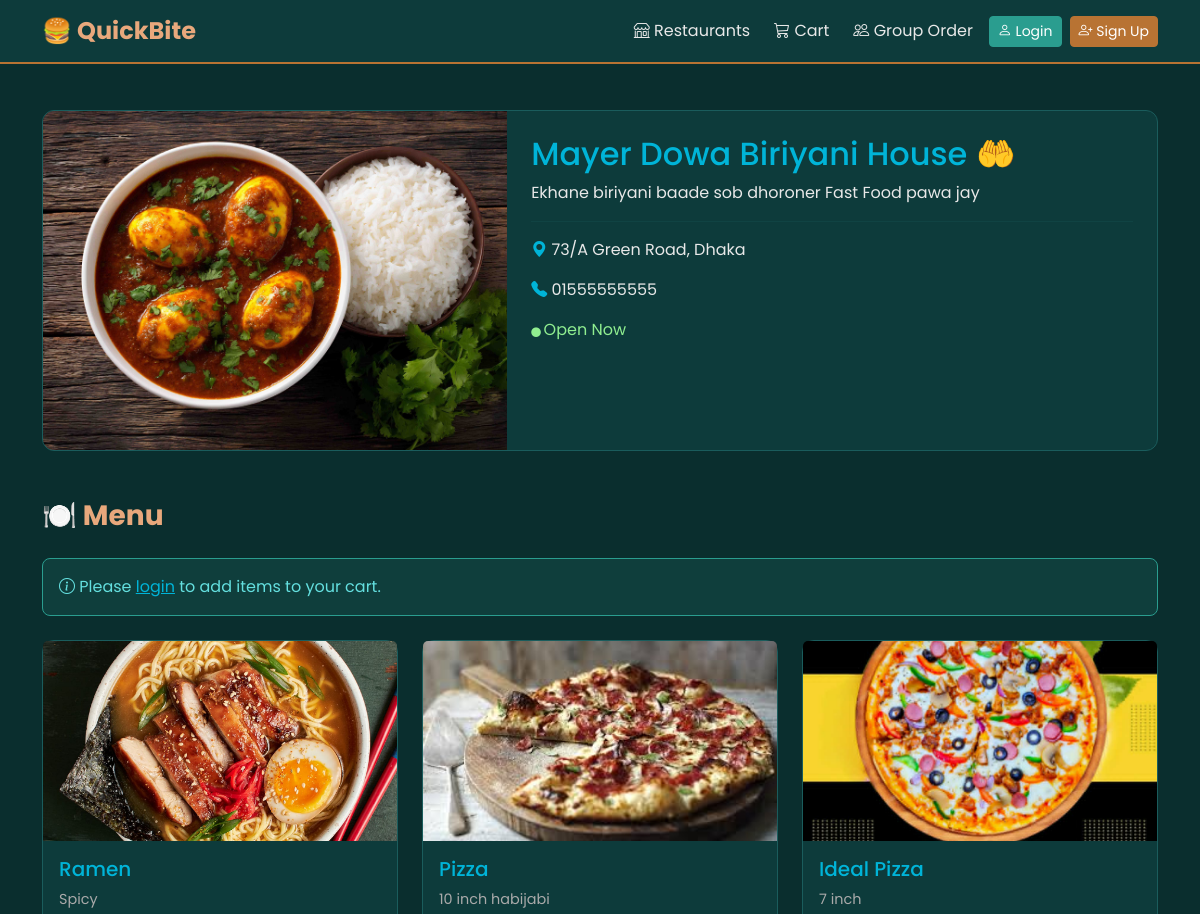
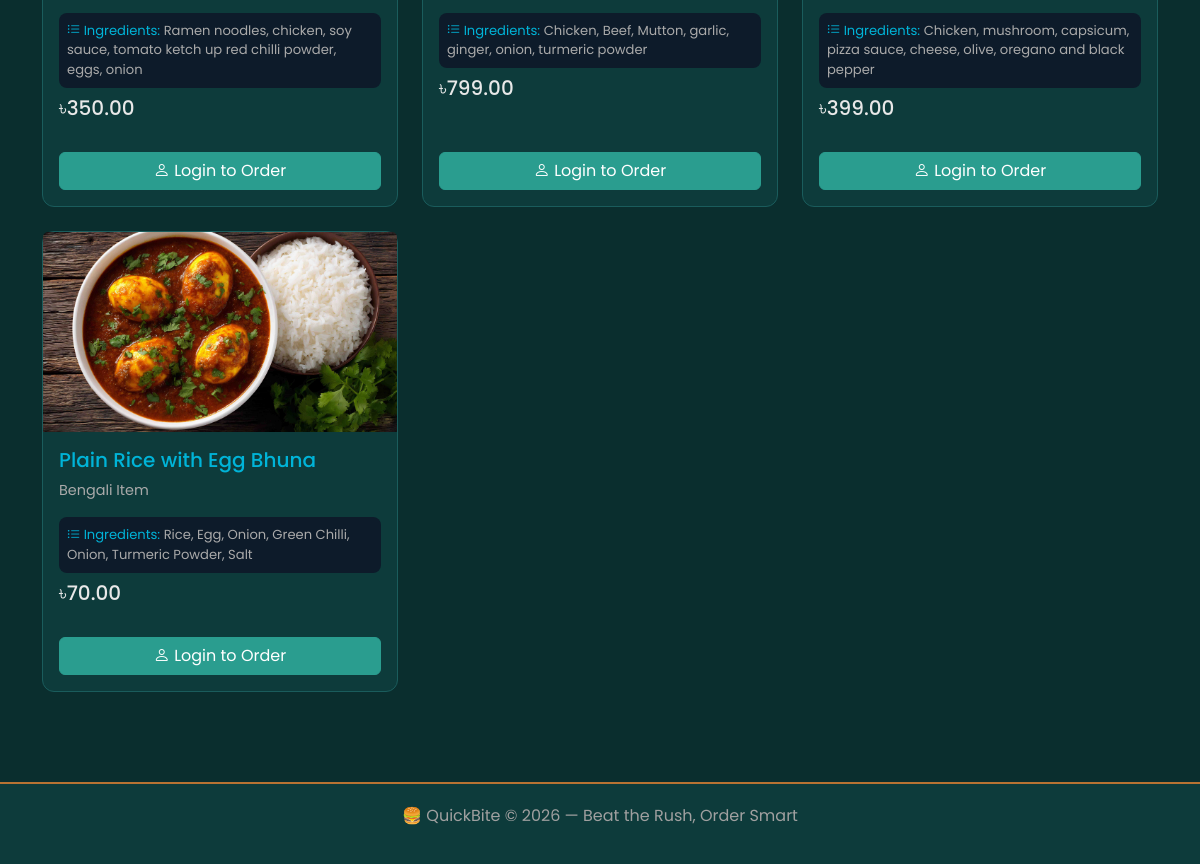
Screenshot of /restaurants/7/ with the database file from the repository (2 pictures, top to bottom).
### restaurants/models.py (models this page shows, shortened)
class Restaurant(models.Model):
    owner = models.OneToOneField(
        settings.AUTH_USER_MODEL,
        on_delete=models.CASCADE,
        related_name='restaurant'
    )
    name = models.CharField(max_length=100)
    description = models.TextField()
    image = models.ImageField(upload_to='restaurant_images/', blank=True, null=True)
    address = models.CharField(max_length=255)
    phone = models.CharField(max_length=15, blank=True, null=True)
    opening_time = models.TimeField(blank=True, null=True)
    closing_time = models.TimeField(blank=True, null=True)
    is_active = models.BooleanField(default=True)

class MenuItem(models.Model):
    restaurant = models.ForeignKey(
        Restaurant,
        on_delete=models.CASCADE,
        related_name='menu_items'
    )
    name = models.CharField(max_length=100)
    description = models.TextField(blank=True)
    image = models.ImageField(upload_to='menu_item_images/', blank=True, null=True)
    price = models.DecimalField(max_digits=8, decimal_places=2)
    ingredients = models.TextField(blank=True, null=True)
    is_available = models.BooleanField(default=True)

### restaurants/views.py (the view)
# urls.py: path('<int:pk>/', views.restaurant_detail, name='restaurant_detail'),
def restaurant_detail(request, pk):
    restaurant = get_object_or_404(Restaurant, pk=pk)
    menu_items = MenuItem.objects.filter(
        restaurant=restaurant,
        is_available=True
    )
    user_allergies = []
    if request.user.is_authenticated and request.user.allergies:
        user_allergies = [
            a.strip().lower()
            for a in request.user.allergies.split(',')
        ]
    return render(request, 'restaurants/restaurant_detail.html', {
        'restaurant': restaurant,
        'menu_items': menu_items,
        'user_allergies': user_allergies,
    })

### orders/views.py (called while the page is built)
def notification_count(request):
    if request.user.is_authenticated:
        count = request.user.notifications.filter(is_read=False).count()
        return {'unread_notifications': count}
    return {'unread_notifications': 0}

### templates/restaurants/restaurant_detail.html (shortened to what this page needs)
{% extends 'base.html' %}
{% block content %}
<div class="card mb-5 overflow-hidden">
    <div class="row g-0">
        <div class="col-md-5">
            {% if restaurant.image %}
                <img src="{{ restaurant.image.url }}"
                     class="img-fluid h-100"
                     style="object-fit:cover; max-height:350px; width:100%;"
                     alt="{{ restaurant.name }}">
            {% else %}
                <div class="d-flex align-items-center justify-content-center h-100"
                     style="background:#415a77; min-height:250px;">
                    <i class="bi bi-shop" style="font-size:5rem; color:#00b4d8;"></i>
                </div>
            {% endif %}
        </div>
        <div class="col-md-7">
            <div class="card-body p-4">
                <h2 style="color:#00b4d8;">{{ restaurant.name }}</h2>
                <p class="mt-2">{{ restaurant.description }}</p>
                <hr style="border-color:#415a77;">
                <p>
                    <i class="bi bi-geo-alt-fill" style="color:#00b4d8;"></i>
                    {{ restaurant.address }}
                </p>
                {% if restaurant.phone %}
                <p>
                    <i class="bi bi-telephone-fill" style="color:#00b4d8;"></i>
                    {{ restaurant.phone }}
                </p>
                {% endif %}
                <p>
                    <i class="bi bi-circle-fill"
                       style="color:{% if restaurant.is_active %}lightgreen{% else %}red{% endif %}; font-size:0.6rem;">
                    </i>
                    {% if restaurant.is_active %}
                        <span style="color:lightgreen;">Open Now</span>
                    {% else %}
                        <span style="color:red;">Closed</span>
                    {% endif %}
                </p>
            </div>
        </div>
    </div>
</div>
<h3 class="section-title">🍽️ Menu</h3>
{% if not user.is_authenticated %}
<div class="alert alert-info mb-4">
    <i class="bi bi-info-circle"></i>
    Please <a href="{% url 'accounts:login' %}" style="color:#00b4d8;">login</a>
    to add items to your cart.
</div>
{% endif %}
<div class="row row-cols-1 row-cols-md-3 g-4">
    {% for item in menu_items %}
    <div class="col">
        <div class="card h-100">
            {% if item.image %}
                <img src="{{ item.image.url }}"
                     class="card-img-top"
                     alt="{{ item.name }}"
                     style="height:200px; object-fit:cover;">
            {% else %}
                <div class="d-flex align-items-center justify-content-center"
                     style="height:200px; background:#0d1b2a;">
                    <i class="bi bi-egg-fried"
                       style="font-size:3rem; color:#415a77;"></i>
                </div>
            {% endif %}
<div class="card-body">
    <h5 style="color:#00b4d8;">{{ item.name }}</h5>
    <p class="card-text" style="font-size:0.9rem; color:#aaa;">
        {{ item.description }}
    </p>
    {% if item.ingredients %}
    <div class="mt-2 mb-2 p-2"
         style="background:#0d1b2a; border-radius:8px; font-size:0.82rem;">
        <span style="color:#00b4d8;">
            <i class="bi bi-list-ul"></i> Ingredients:
        </span>
        <span style="color:#aaa;">{{ item.ingredients }}</span>
    </div>
    {% endif %}
    <h5 class="mt-2">৳{{ item.price }}</h5>
</div>
            <div class="card-footer border-0 bg-transparent pb-3">
                {% if user.is_authenticated %}
                    <a href="{% url 'orders:add_to_cart' item.id %}"
                       class="btn btn-primary w-100">
                        <i class="bi bi-cart-plus"></i> Add to Cart
                    </a>
                {% else %}
                    <a href="{% url 'accounts:login' %}"
                       class="btn btn-primary w-100">
                        <i class="bi bi-person"></i> Login to Order
                    </a>
                {% endif %}
            </div>
        </div>
    </div>
    {% empty %}
    <div class="col-12">
        <div class="card p-4 text-center">
            <p class="text-muted">No menu items available yet.</p>
        </div>
    </div>
    {% endfor %}
</div>
{% endblock %}

### templates/base.html (style rules this page uses)
:root { --teal-dark: #0a2e2e; --teal-mid: #0d3b3b; --teal-light: #1a5c5c; --teal-accent: #2a9d8f; --copper: #b87333; --copper-light: #d4956a; --copper-bright:#e8a87c; --grey-white: #e8e8e8; --grey-mid: #a0a0a0; --grey-dark: #4a4a4a; --danger: #c0392b; }
body { font-family: 'Poppins', sans-serif; background-color: var(--teal-dark); color: var(--grey-white); }
.card { background-color: var(--teal-mid); border: 1px solid var(--teal-light); border-radius: 12px; color: var(--grey-white); }
.btn-primary { background-color: var(--teal-accent); border-color: var(--teal-accent); color: white; }
.section-title { color: var(--copper-bright); font-weight: 700; margin-bottom: 25px; }
.alert { border-radius: 8px; }
.alert-info { background-color: rgba(42, 157, 143, 0.15); border-color: var(--teal-accent); color: #64dfdf; }
hr { border-color: var(--teal-light) !important; }

### rows the page displays
Restaurant: image (picture), name "Mayer Dowa Biriyani House 🤲", description "Ekhane biriyani baade sob dhoroner Fast Food pawa jay", address "73/A Green Road, Dhaka", phone "01555555555"
MenuItem: image (picture), name "Ramen", description "Spicy", ingredients "Ramen noodles, chicken, soy sauce, tomato ketch up red chilli powder, eggs, onion", price "350.00"
MenuItem: image (picture), name "Pizza", description "10 inch habijabi", ingredients "Chicken, Beef, Mutton, garlic, ginger, onion, turmeric powder", price "799.00"
MenuItem: image (picture), name "Ideal Pizza", description "7 inch", ingredients "Chicken, mushroom, capsicum, pizza sauce, cheese, olive, oregano and black pepper", price "399.00"
MenuItem: image (picture), name "Plain Rice with Egg Bhuna", description "Bengali Item", ingredients "Rice, Egg, Onion, Green Chilli, Onion, Turmeric Powder, Salt", price "70.00"
